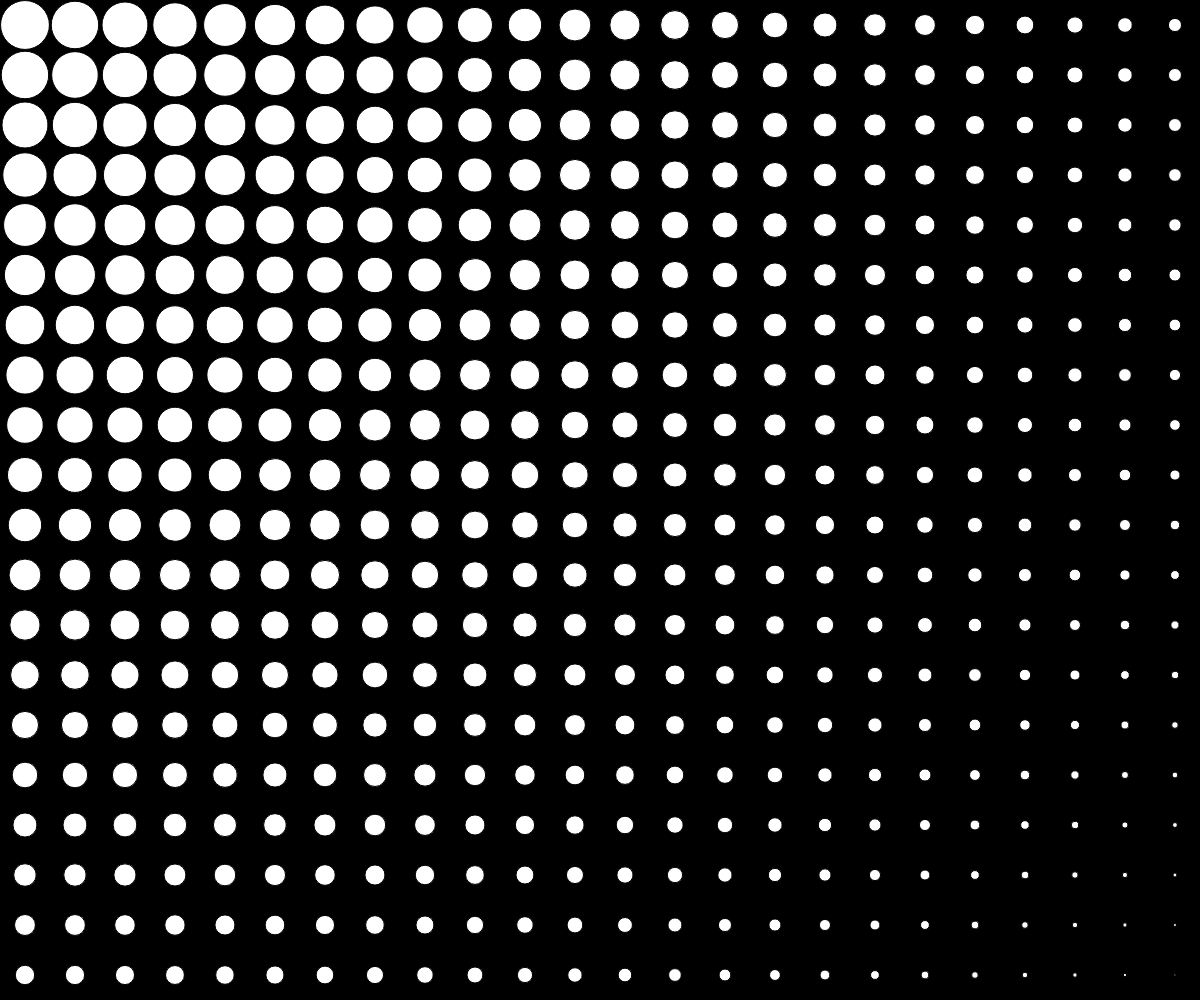
Frame 1 (no input)
Frame 60 (no input): identical to frame 1, image omitted
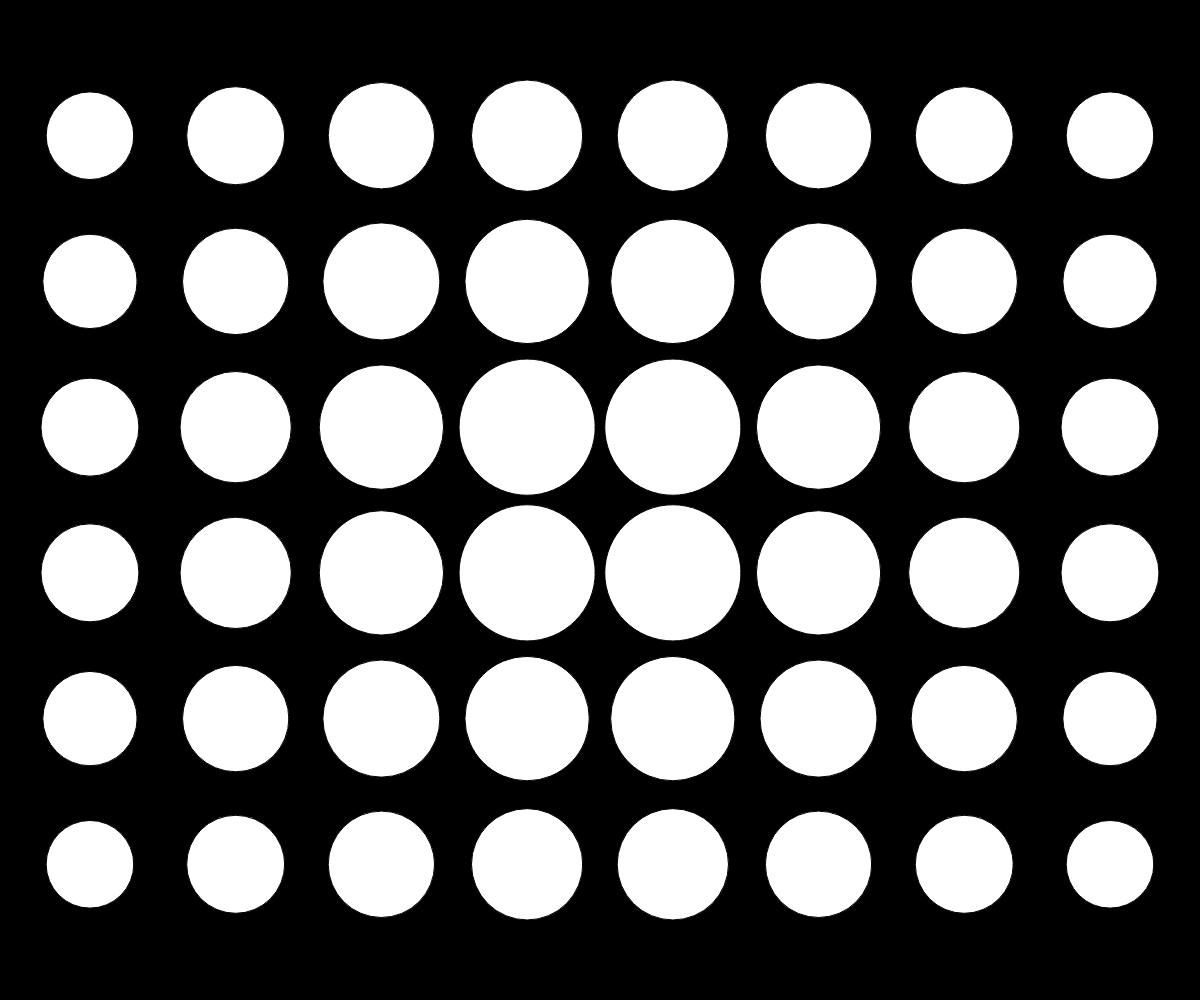
Frame 120 (the mouse pressed at the canvas centre since frame 60)

The p5.js sketch that drew these frames (run headless with seeded random() and noise() and a simulated clock; from frame 60 on, the mouse is pressed at the canvas centre):

// p5.js sketch
// ── sketch.js
let slotSize = 50;
let marginX;
let marginY;

function setup() {

    createCanvas(windowWidth, windowHeight);
    background(180);

    pixelDensity(1);

    marginX = windowWidth - int((windowWidth / slotSize)) * slotSize;
    marginY = windowHeight - int((windowHeight / slotSize)) * slotSize;

}


function draw() {

    background(0)
    for (let i = marginX / 2 + slotSize / 2; i < width - marginX / 2; i += slotSize) {
        for (let j = marginY / 2 + slotSize / 2; j < height - marginY / 2; j += slotSize) {

            let s = map(dist(i,j,mouseX,mouseY), 0, sqrt(width*width + height*height), slotSize, 1)
            ellipse(i, j, s, s);

        }
    }
}

function mousePressed(){
    slotSize = random(10, 200)

    marginX = windowWidth - int((windowWidth / slotSize)) * slotSize;
    marginY = windowHeight - int((windowHeight / slotSize)) * slotSize;
}


function windowResized() {
    resizeCanvas(windowWidth, windowHeight);
    marginX = windowWidth - int((windowWidth / slotSize)) * slotSize;
    marginY = windowHeight - int((windowHeight / slotSize)) * slotSize;
}
